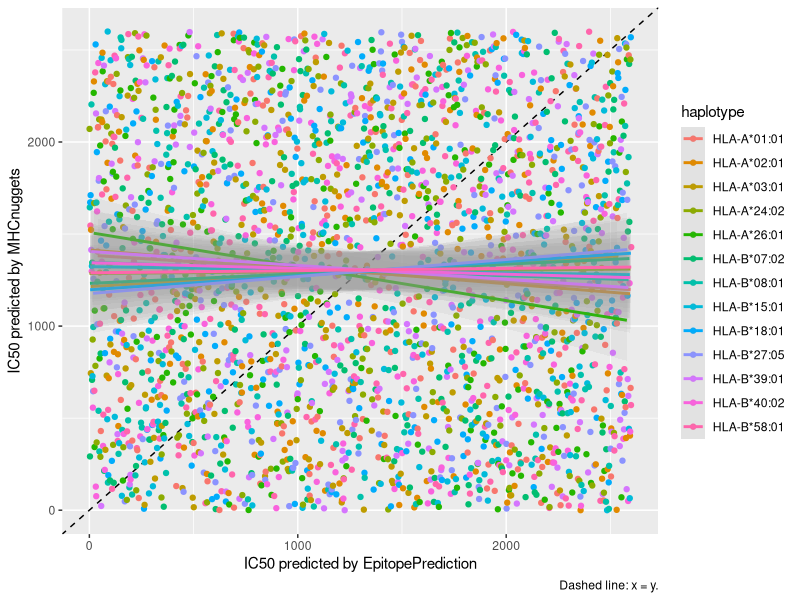

Write R code to recreate this figure. (Note: this script raises an error after producing the figure.)
library(ggplot2)
library(testthat)
library(dplyr)

expect_true(file.exists("sorted_values.csv"))
sv <- readr::read_csv("sorted_values.csv")

#  haplotype | sequence | ep | mhcn
# -----------|----------|----|------
expect_true("haplotype" %in% names(sv))
expect_true("sequence" %in% names(sv))
expect_true("ep" %in% names(sv))
expect_true("mhcn" %in% names(sv))

ggplot(sv, aes(x = ep, y = mhcn, color = haplotype)) +
  geom_abline(slope = 1, intercept = 0, lty = "dashed") +
  geom_point() +
  scale_y_continuous(limits = c(0, max(sv$mhcn))) +
  scale_x_continuous(limits = c(0, max(sv$ep))) +
  geom_smooth(method = "lm", alpha = 0.1) +
  xlab("IC50 predicted by EpitopePrediction") +
  ylab("IC50 predicted by MHCnuggets") +
  labs(
    caption = paste0(
      "Dashed line: x = y."
    )
  ) + ggsave("ep_vs_mhcn_sort_perc.png", width = 7, height = 7)

expect_true(file.exists("ep_vs_mhcn_sort_perc.png"))
